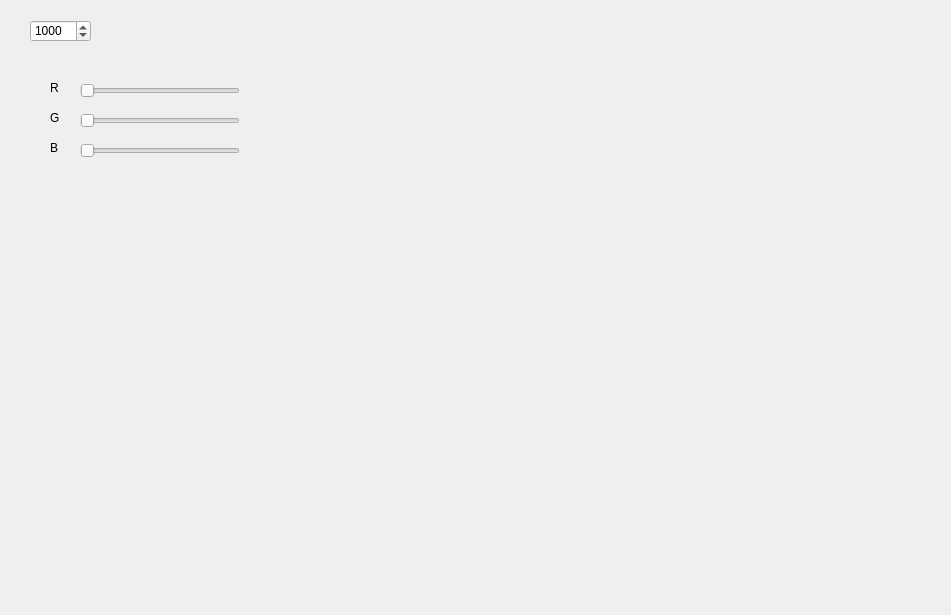
<?xml version="1.0" encoding="UTF-8"?>
<ui version="4.0">
 <class>Tir</class>
 <widget class="QWidget" name="Tir">
  <property name="geometry">
   <rect>
    <x>0</x>
    <y>0</y>
    <width>951</width>
    <height>615</height>
   </rect>
  </property>
  <property name="windowTitle">
   <string>Form</string>
  </property>
  <widget class="QSpinBox" name="speed">
   <property name="geometry">
    <rect>
     <x>30</x>
     <y>20</y>
     <width>61</width>
     <height>22</height>
    </rect>
   </property>
   <property name="minimum">
    <number>100</number>
   </property>
   <property name="maximum">
    <number>5000</number>
   </property>
   <property name="singleStep">
    <number>10</number>
   </property>
   <property name="value">
    <number>1000</number>
   </property>
  </widget>
  <widget class="QLabel" name="label">
   <property name="geometry">
    <rect>
     <x>50</x>
     <y>80</y>
     <width>55</width>
     <height>16</height>
    </rect>
   </property>
   <property name="text">
    <string>R</string>
   </property>
  </widget>
  <widget class="QLabel" name="label_2">
   <property name="geometry">
    <rect>
     <x>50</x>
     <y>110</y>
     <width>55</width>
     <height>16</height>
    </rect>
   </property>
   <property name="text">
    <string>G</string>
   </property>
  </widget>
  <widget class="QLabel" name="label_3">
   <property name="geometry">
    <rect>
     <x>50</x>
     <y>140</y>
     <width>55</width>
     <height>16</height>
    </rect>
   </property>
   <property name="text">
    <string>B</string>
   </property>
  </widget>
  <widget class="QSlider" name="red_slider">
   <property name="geometry">
    <rect>
     <x>80</x>
     <y>80</y>
     <width>160</width>
     <height>22</height>
    </rect>
   </property>
   <property name="maximum">
    <number>255</number>
   </property>
   <property name="orientation">
    <enum>Qt::Horizontal</enum>
   </property>
  </widget>
  <widget class="QSlider" name="green_slider">
   <property name="geometry">
    <rect>
     <x>80</x>
     <y>110</y>
     <width>160</width>
     <height>22</height>
    </rect>
   </property>
   <property name="maximum">
    <number>255</number>
   </property>
   <property name="orientation">
    <enum>Qt::Horizontal</enum>
   </property>
  </widget>
  <widget class="QSlider" name="blue_slider">
   <property name="geometry">
    <rect>
     <x>80</x>
     <y>140</y>
     <width>160</width>
     <height>22</height>
    </rect>
   </property>
   <property name="maximum">
    <number>255</number>
   </property>
   <property name="orientation">
    <enum>Qt::Horizontal</enum>
   </property>
  </widget>
 </widget>
 <resources/>
 <connections/>
</ui>
